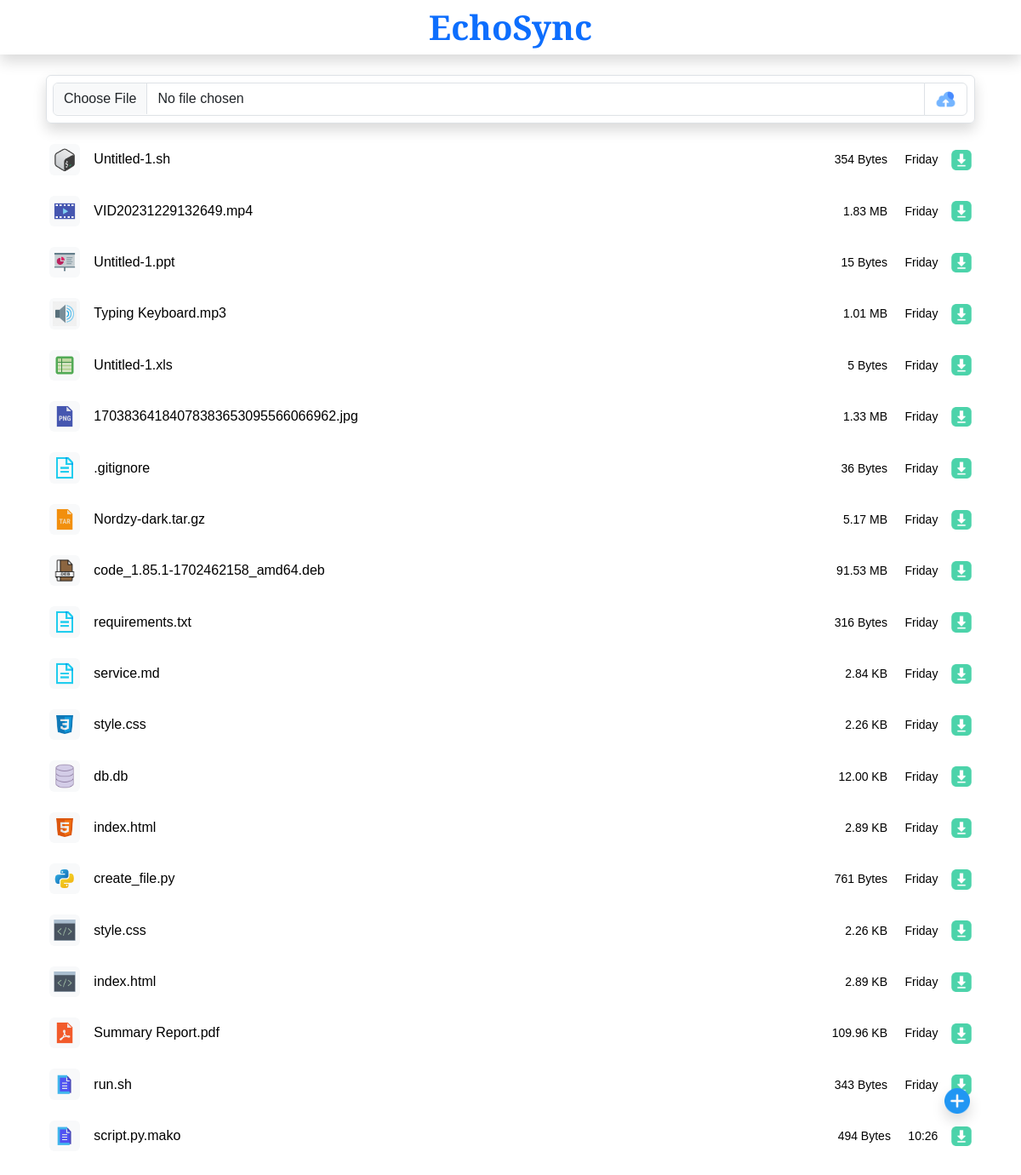
The page / on the database its author committed.
### app/models.py (models this page shows, shortened)
class FilesDB(db.Model):
    id = db.Column(db.Integer, primary_key=True)
    file_name = db.Column(db.String(100), nullable=False)
    upload_time = db.Column(db.String(30), nullable=False)
    file_size = db.Column(db.String(30), nullable=False)
    file_type = db.Column(db.String(40), nullable=False)
    file_key = db.Column(db.String(30), nullable=False, unique=True)
    file_icon = db.Column(db.String())

### app/views/views.py (the view)
    def home_page(self):
        file_upload_form = FileUploadForm()
        custom_file = CustomFile()
        files = FilesDB.query.order_by(FilesDB.upload_time.desc()).limit(20).all()
        return render_template(
            "index.html",
            form=file_upload_form,
            custom_file=custom_file,
            files=files,
            compare_time=compare_time,
        )

### app/forms.py
class FileUploadForm(FlaskForm):
    file_input = FileField('File', validators=[FileRequired(), FileSize(max_size=100 * 1024 * 1024, message='File size must be less than 10MB')])

class CustomFile(FlaskForm):
    custom_filename =  StringField('File name', validators=[DataRequired(Length(max=20, min=8))])
    custom_file_content = TextAreaField("File content", validators=[DataRequired(Length(max=5000, min=10))])

### app/config.py (called while the page is built)
def compare_time(date_string):
    try:
        current_date = datetime.now()
        specific_datetime = datetime.strptime(date_string, "%Y-%m-%d %H:%M")
        time_difference = current_date - specific_datetime
        if time_difference.days == 0:
            return specific_datetime.strftime("%H:%M")
        elif time_difference.days == 1:
            return "Yesterday"
        elif time_difference.days <= 7:
            return specific_datetime.strftime("%A")
        else:
            return specific_datetime.strftime("%d %b %Y")
    except ValueError:
        return "Invalid Date"

### app/views/views.py (called while the page is built)
    @app.template_global()
    def formate_datetime(date):
        return compare_time(str(date))

### app/templates/index.html (shortened to what this page needs)
{% extends 'base.html' %} {% set title = 'Home' %}  {% block content %}
<div class="container-fluid py-4">
  <div class="container-md">
    <div class="container-md mx-auto">
      <form
        action="{{url_for('app.upload_files_page')}}"
        method="post"
        enctype="multipart/form-data"
        class="input-group p-2 rounded shadow border"
      >
        {{form.csrf_token()}} {{form.file_input(class='form-control border
        rounded-start',required='true')}}
        <button class="btn btn-black border" type="submit">
          <img
            src="{{url_for('static',filename='./assets/icons/upload.png')}}"
            class="img-fluid"
            style="width: 25px"
            alt=""
          />
        </button>
      </form>
    </div>
    <div class="mt-3 mb-4 mx-auto">
      <div class="data-set">
        {% for file in files %}
        <div
          class="d-flex justify-content-between align-items-center px-3 py-2 my-2 rounded"
          title="{{file.file_type}}"
        >
          <div class="bg-light rounded p-1">
            <img
              src="{{url_for('static',filename='./assets/file-icons/'+file.file_icon)}}"
              class="img-fluid file-icon"
              alt=""
            />
          </div>
          <div class="inner__container d-flex justify-content-between w-100">
            <div class="left__bar d-flex align-items-center mx-3">
              <a
                href="{{url_for('static',filename='./database/'+file.file_name)}}"
                class="text-decoration-none file_filename d-block"
                >{{file.file_name}}</a
              >
            </div>
            <div class="right__bar">
              <small class="me-3">{{file.file_size}}</small>
              <small class="me-3">{{formate_datetime(file.upload_time)}}</small>
            </div>
          </div>
          <a
            href="{{url_for('static',filename='./database/'+file.file_name)}}"
            download="{{file.file_name}}"
            class="text-decoration-none"
            title="Download"
          >
            <img
              src="{{url_for('static',filename='./assets/icons/download.png')}}"
              class="img-fluid download-icon"
              alt=""
            />
          </a>
        </div>
        {% endfor %}
      </div>
    </div>
  </div>
</div>
{% endblock content %} {% block script %} {% endblock script %}

### app/templates/base.html (shortened to what this page needs)
<!DOCTYPE html>
<html lang="en">
  <head>
  </head>
  <body>
    {% include 'navbar.html' %} {% block content %} {% endblock content %}
    {% include 'model.html' %}
  </body>
</html>

### app/templates/navbar.html
<nav class="navbar shadow">
  <div class="container-fluid">
    <a
      href=""
      class="text-decoration-none fw-bold display-6 mx-auto navbar-logo"
      >EchoSync</a
    >
  </div>
</nav>

### app/templates/model.html (shortened to what this page needs)
<div class="open__file__editor__btn shadow rounded-circle" title="Open File Editor">
  <img src="{{url_for('static', filename='./assets/icons/plus.png')}}" alt="open model" />
</div>

### app/static/css/style.css (style rules this page uses)
.navbar-logo { font-family: "Playfair Display", serif; }
html { scroll-behavior: smooth; }
body { font-family: "Franklin Gothic Medium", "Arial Narrow", Arial, sans-serif; position: relative; height: 100vh; }
form img { width: 70px; }
.data-set .file-icon { width: 30px; filter: contrast(90%); }
.data-set .download-icon { width: 25px; }
.open__file__editor__btn { position: fixed; bottom: 100px; right: 60px; }
.open__file__editor__btn img, .close__file__editor__btn img { width: 30px; cursor: pointer; }
@media (prefers-color-scheme: light) { body { background-color: white; color: black; } }
@media (prefers-color-scheme: light) { .file_filename { color: black; } }

### rows shown on the page
FilesDB: file_icon (picture), file_name "Untitled-1.sh", file_size "354 Bytes", upload_time "Friday"
FilesDB: file_icon (picture), file_name "VID20231229132649.mp4", file_size "1.83 MB", upload_time "Friday"
FilesDB: file_icon (picture), file_name "Untitled-1.ppt", file_size "15 Bytes", upload_time "Friday"
FilesDB: file_icon (picture), file_name "Typing Keyboard.mp3", file_size "1.01 MB", upload_time "Friday"
FilesDB: file_icon (picture), file_name "Untitled-1.xls", file_size "5 Bytes", upload_time "Friday"
FilesDB: file_icon (picture), file_name "17038364184078383653095566066962.jpg", file_size "1.33 MB", upload_time "Friday"
FilesDB: file_icon (picture), file_name ".gitignore", file_size "36 Bytes", upload_time "Friday"
FilesDB: file_icon (picture), file_name "Nordzy-dark.tar.gz", file_size "5.17 MB", upload_time "Friday"
FilesDB: file_icon (picture), file_name "code_1.85.1-1702462158_amd64.deb", file_size "91.53 MB", upload_time "Friday"
FilesDB: file_icon (picture), file_name "requirements.txt", file_size "316 Bytes", upload_time "Friday"
FilesDB: file_icon (picture), file_name "service.md", file_size "2.84 KB", upload_time "Friday"
FilesDB: file_icon (picture), file_name "style.css", file_size "2.26 KB", upload_time "Friday"
FilesDB: file_icon (picture), file_name "db.db", file_size "12.00 KB", upload_time "Friday"
FilesDB: file_icon (picture), file_name "index.html", file_size "2.89 KB", upload_time "Friday"
FilesDB: file_icon (picture), file_name "create_file.py", file_size "761 Bytes", upload_time "Friday"
FilesDB: file_icon (picture), file_name "style.css", file_size "2.26 KB", upload_time "Friday"
FilesDB: file_icon (picture), file_name "index.html", file_size "2.89 KB", upload_time "Friday"
FilesDB: file_icon (picture), file_name "Summary Report.pdf", file_size "109.96 KB", upload_time "Friday"
FilesDB: file_icon (picture), file_name "run.sh", file_size "343 Bytes", upload_time "Friday"
FilesDB: file_icon (picture), file_name "script.py.mako", file_size "494 Bytes", upload_time "10:26"
